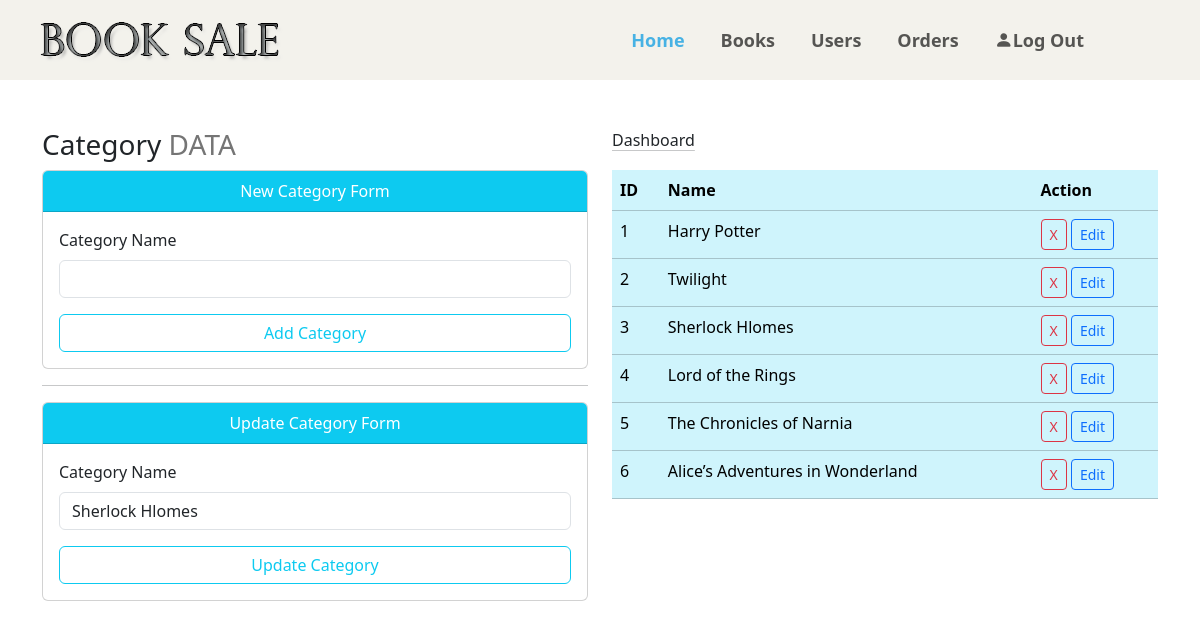
Page /category.php?action=edit&cid=3 on the committed database.
### tables this page shows
CREATE TABLE `category` (
  `id` int(11) NOT NULL,
  `category_name` varchar(50) NOT NULL
);

### category.php (the view, shortened to what this page needs)
<?php
    include './programming/admin/connection.php';
?>
<!DOCTYPE html>
<html lang="en">
<head>
    <link rel="stylesheet" href="./css/category.css" />
    <link
      href="https://cdn.jsdelivr.net/npm/bootstrap@5.3.3/dist/css/bootstrap.min.css"
      rel="stylesheet"
    />
    <link
      rel="stylesheet"
      href="https://cdn.jsdelivr.net/npm/bootstrap-icons@1.11.3/font/bootstrap-icons.min.css"
    />
    <link
      rel="stylesheet"
      href="https://cdnjs.cloudflare.com/ajax/libs/animate.css/4.1.1/animate.min.css"
    />
</head>
<body>
    <nav class="navbar navbar-expand-lg pt-3 pb-3">
            <div class="container-fluid ms-4">
                <a class="logo" href="#">
                <div class="col-md-2">
                                <div class="main-logo">
                                    <a href="index.php"><img src="images/B.png" alt="logo"></a>
                                </div>
                            </div>
                </a>
                <div class="collapse navbar-collapse" id="navbarSupportedContent">
                <ul class="navbar-nav mx-auto mb-2 mb-lg-0">
                    <li class="nav-item">
                    <a class="nav-link active" aria-current="page" href="./index.php"
                        >Home</a
                    >
                    </li>
                    <li class="nav-item">
                    <a class="nav-link" href="./book.php">Books</a>
                    </li>
                    <li class="nav-item">
                    <a class="nav-link" href="./user.php">Users</a>
                    </li>
                    <li class="nav-item">
                    <a class="nav-link" href="./order.php">Orders</a>
                    </li>
                    <li class="nav-item">
                    <a class="nav-link" href="./logout.php"
                        ><i class="bi bi-person-fill"></i>Log Out</a
                    >
                    </li>
                </ul>
                </div>
            </div>
    </nav>
    <div class="container">
        <div class="row mt-5">
            <div class="col-md-6">
                <h3>
                    Category <span style="color: #757575;">DATA</span>
                </h3>
            </div>
            <div class="col-md-6">
                <a href="./dashboard.php" class="link-dark link-offset-2 link-underline-opacity-25 link-underline-opacity-100-hover me-2">Dashboard</a>
            </div>
        </div>
        <div class="row">
            <div class="col-md-6">
                <div class="card">
                    <div class="card-header bg-info text-center text-white">New Category Form</div>
                    <div class="card-body">
                        <form action="" method="post">
                        <div class="mb-3">
                            <label for="" class="form-label">Category Name</label>
                            <input type="text" name="catname" id="" class="form-control">
                        </div>
                        <div class="d-grid">
                            <input type="submit" value="Add Category" name="btnaddcategory" class="btn btn-outline-info">
                        </div>
                        </form>
                    </div>
                </div>
                <hr>
                <?php
                if(isset($_GET['action'])&&$_GET['action']=='edit')
                {
                    $catid=$_GET['cid'];
                    $query="Select * from category where id='$catid'";
                    $go_query=mysqli_query($connection,$query);
                    while($row=mysqli_fetch_array($go_query))
                    {
                        $catname=$row['category_name'];
                ?>
                <div class="card">
                    <div class="card-header bg-info text-center text-white">Update Category Form</div>
                    <div class="card-body">
                        <form action="" method="post">
                            <div class="mb-3">
                                <label for="" class="form-label">Category Name</label>
                                <input type="text" name="updatecatname" id="" class="form-control" value="<?php echo $catname ?>">
                            </div>
                            <div class="d-grid">
                                <input type="submit" value="Update Category" name="btnupcategory" class="btn btn-outline-info">
                            </div>
                        </form>
                    </div>
                </div>
            <?php
                    }
                }
            ?>
            </div>
            <div class="col-md-6">
                <table class="table table-stripe table-info">
                    <tr>
                        <th>ID</th>
                        <th>Name</th>
                        <th>Action</th>
                    </tr>
                    <?php
                        $query="Select * from category";
                        $go_query=mysqli_query($connection,$query);
                        while($row=mysqli_fetch_array($go_query))
                        {
                            $cat_id=$row['id'];
                            $cat_name=$row['category_name'];
                            echo"<tr>";
                            echo"<td>{$cat_id}</td>";
                            echo"<td>{$cat_name}</td>";
                            echo"<td>
                                <a href='category.php?action=delete&cid={$cat_id}' class='btn btn-outline-danger btn-sm'>X</a>
                                <a href='category.php?action=edit&cid={$cat_id}' class='btn btn-outline-primary btn-sm'>Edit</a>
                            </td>";
                            echo"</tr>";
                        }
                        ?>
                </table>
            </div>
        </div>
    </div>
</body>
</html>

### css/category.css (style rules this page uses)
.navbar { background-color: #f3f2ec; padding-left: 4rem; padding-right: 4rem; }
ul.navbar-nav.mx-auto.mb-2.mb-lg-0 { margin-right: 10% !important; }
.logo { text-decoration-line: none; }
.nav-item { padding-left: 20px; font-size: 18px; font-weight: 600; }
.nav-link { color: #fff; font-size: 18px; }
.nav-link.active, .nav-link:hover { color: #47b2e4 !important; }

### rows in the picture
category: updatecatname "Sherlock Hlomes", id "3", category_name "Sherlock Hlomes"
category: id "1", category_name "Harry Potter"
category: id "2", category_name "Twilight"
category: id "4", category_name "Lord of the Rings"
category: id "5", category_name "The Chronicles of Narnia"
category: id "6", category_name "Alice’s Adventures in Wonderland"
